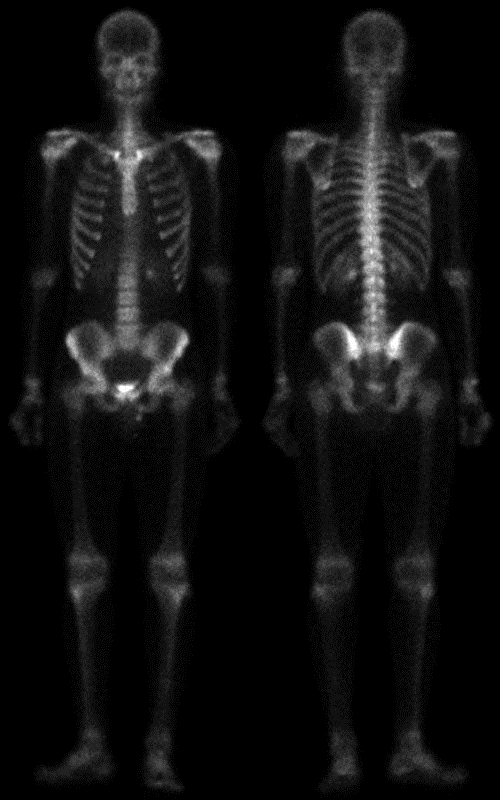
#> input picture test_image/skeleton_orig.bmp, 500 x 800 px, found by its file name
$ python high_boost.py
#> lines starting #> are read from the running program, lines starting #| are printed output that depends on the picture
import cv2
import numpy as np

path = "./HW2_test_image/skeleton_orig.bmp"
imgColor = cv2.imread(path)
#> imgColor is the input picture: shape (800, 500, 3); min 0, max 255, mean 16.9

kernel = np.array([[-1, -1, -1], [-1, 9.7, -1], [-1, -1, -1]])
imgHighboost = cv2.filter2D(imgColor, -1, kernel)
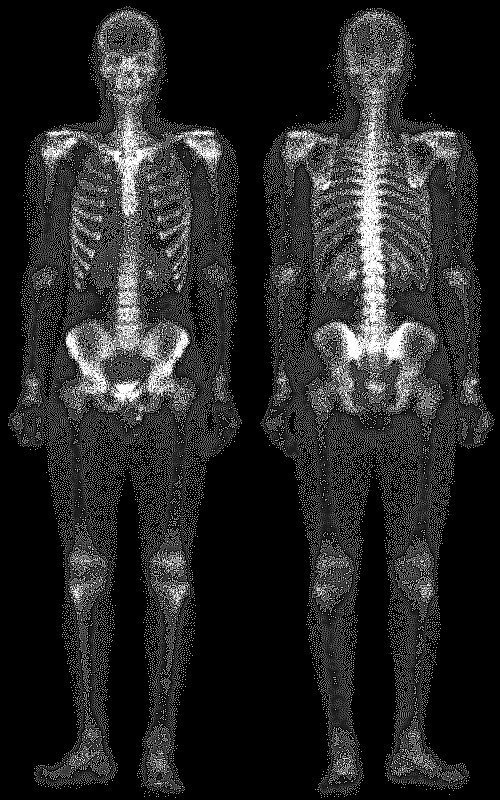
#> imgHighboost: shape (800, 500, 3); min 0, max 255, mean 37.6
img2 = cv2.hconcat([imgColor,imgHighboost])
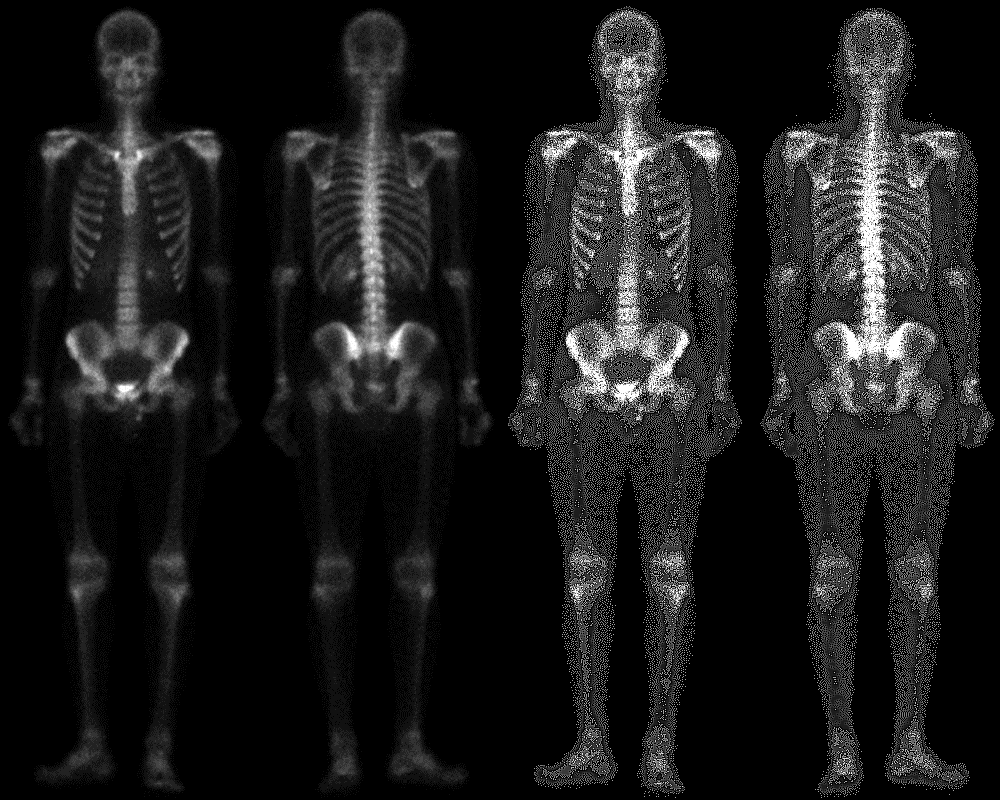
#> img2: shape (800, 1000, 3); min 0, max 255, mean 27.2
#
cv2.imwrite('moon_Hight_boost.jpg',imgHighboost)
cv2.imshow('original & Highboost', img2)
cv2.waitKey(0)
cv2.destroyAllWindows()
